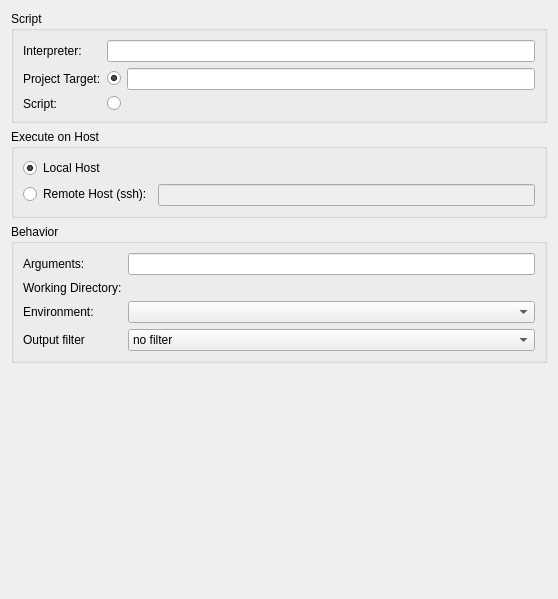
<?xml version="1.0" encoding="UTF-8"?>
<ui version="4.0">
 <class>ScriptAppPage</class>
 <widget class="QWidget" name="ScriptAppPage">
  <property name="geometry">
   <rect>
    <x>0</x>
    <y>0</y>
    <width>558</width>
    <height>599</height>
   </rect>
  </property>
  <layout class="QVBoxLayout" name="verticalLayout">
   <item>
    <widget class="QGroupBox" name="groupBox">
     <property name="title">
      <string>Script</string>
     </property>
     <layout class="QFormLayout" name="formLayout_3">
      <item row="0" column="0">
       <widget class="QLabel" name="label_7">
        <property name="text">
         <string>Interpreter:</string>
        </property>
        <property name="buddy">
         <cstring>interpreter</cstring>
        </property>
       </widget>
      </item>
      <item row="0" column="1">
       <widget class="KLineEdit" name="interpreter"/>
      </item>
      <item row="1" column="0">
       <widget class="QLabel" name="label">
        <property name="text">
         <string>Project Target:</string>
        </property>
        <property name="buddy">
         <cstring>projectTargetRadio</cstring>
        </property>
       </widget>
      </item>
      <item row="1" column="1">
       <layout class="QHBoxLayout" name="horizontalLayout_2">
        <item>
         <widget class="QRadioButton" name="projectTargetRadio">
          <property name="text">
           <string/>
          </property>
          <property name="checked">
           <bool>true</bool>
          </property>
         </widget>
        </item>
        <item>
         <widget class="ProjectItemLineEdit" name="projectTarget">
          <property name="clickMessage">
           <string>Enter a project target as path in the tree</string>
          </property>
         </widget>
        </item>
       </layout>
      </item>
      <item row="2" column="0">
       <widget class="QLabel" name="label_2">
        <property name="text">
         <string>Script:</string>
        </property>
        <property name="buddy">
         <cstring>executableRadio</cstring>
        </property>
       </widget>
      </item>
      <item row="2" column="1">
       <layout class="QHBoxLayout" name="horizontalLayout">
        <item>
         <widget class="QRadioButton" name="executableRadio">
          <property name="enabled">
           <bool>true</bool>
          </property>
          <property name="text">
           <string/>
          </property>
         </widget>
        </item>
        <item>
         <widget class="KUrlRequester" name="executablePath">
          <property name="enabled">
           <bool>false</bool>
          </property>
          <property name="clickMessage">
           <string>Enter the absolute path to a script file</string>
          </property>
         </widget>
        </item>
       </layout>
      </item>
     </layout>
    </widget>
   </item>
   <item>
    <widget class="QGroupBox" name="groupBox_3">
     <property name="sizePolicy">
      <sizepolicy hsizetype="Preferred" vsizetype="Fixed">
       <horstretch>0</horstretch>
       <verstretch>0</verstretch>
      </sizepolicy>
     </property>
     <property name="title">
      <string>Execute on Host</string>
     </property>
     <layout class="QFormLayout" name="formLayout_2">
      <item row="0" column="0">
       <widget class="QRadioButton" name="localHostRadio">
        <property name="text">
         <string>Local Host</string>
        </property>
        <property name="checked">
         <bool>true</bool>
        </property>
       </widget>
      </item>
      <item row="1" column="0">
       <widget class="QRadioButton" name="remoteHostRadio">
        <property name="text">
         <string>Remote Host (ssh):</string>
        </property>
       </widget>
      </item>
      <item row="1" column="1">
       <widget class="KLineEdit" name="remoteHost">
        <property name="enabled">
         <bool>false</bool>
        </property>
        <property name="clickMessage">
         <string>Enter a remote host (user@example.com)</string>
        </property>
       </widget>
      </item>
     </layout>
    </widget>
   </item>
   <item>
    <widget class="QGroupBox" name="groupBox_2">
     <property name="title">
      <string>Behavior</string>
     </property>
     <layout class="QFormLayout" name="formLayout">
      <item row="0" column="0">
       <widget class="QLabel" name="label_3">
        <property name="text">
         <string>Arguments:</string>
        </property>
        <property name="buddy">
         <cstring>arguments</cstring>
        </property>
       </widget>
      </item>
      <item row="0" column="1">
       <widget class="KLineEdit" name="arguments">
        <property name="toolTip">
         <string>Enter arguments to give to the executable</string>
        </property>
        <property name="clickMessage">
         <string>Enter arguments to give to the executable</string>
        </property>
       </widget>
      </item>
      <item row="1" column="0">
       <widget class="QLabel" name="label_4">
        <property name="text">
         <string>Working Directory:</string>
        </property>
        <property name="buddy">
         <cstring>workingDirectory</cstring>
        </property>
       </widget>
      </item>
      <item row="1" column="1">
       <widget class="KUrlRequester" name="workingDirectory">
        <property name="toolTip">
         <string>Select a working directory for the executable</string>
        </property>
        <property name="clickMessage">
         <string>Select a working directory for the executable</string>
        </property>
       </widget>
      </item>
      <item row="2" column="0">
       <widget class="QLabel" name="label_5">
        <property name="text">
         <string>Environment:</string>
        </property>
        <property name="buddy">
         <cstring>environment</cstring>
        </property>
       </widget>
      </item>
      <item row="2" column="1">
       <widget class="KDevelop::EnvironmentSelectionWidget" name="environment">
        <property name="toolTip">
         <string>Select an environment to be used</string>
        </property>
       </widget>
      </item>
      <item row="3" column="0">
       <widget class="QLabel" name="label_6">
        <property name="text">
         <string>Output filter</string>
        </property>
       </widget>
      </item>
      <item row="3" column="1">
       <widget class="QComboBox" name="outputFilteringMode">
        <property name="toolTip">
         <string>Select the filter to applied to the output. E.g. to mark errors with red text</string>
        </property>
        <item>
         <property name="text">
          <string>no filter</string>
         </property>
        </item>
        <item>
         <property name="text">
          <string>compiler filter</string>
         </property>
        </item>
        <item>
         <property name="text">
          <string>script error filter</string>
         </property>
        </item>
        <item>
         <property name="text">
          <string>static analysis filter</string>
         </property>
        </item>
       </widget>
      </item>
     </layout>
    </widget>
   </item>
   <item>
    <spacer name="verticalSpacer">
     <property name="orientation">
      <enum>Qt::Vertical</enum>
     </property>
     <property name="sizeHint" stdset="0">
      <size>
       <width>20</width>
       <height>40</height>
      </size>
     </property>
    </spacer>
   </item>
  </layout>
 </widget>
 <customwidgets>
  <customwidget>
   <class>KComboBox</class>
   <extends>QComboBox</extends>
   <header>kcombobox.h</header>
  </customwidget>
  <customwidget>
   <class>KLineEdit</class>
   <extends>QLineEdit</extends>
   <header>klineedit.h</header>
  </customwidget>
  <customwidget>
   <class>KUrlRequester</class>
   <extends>QFrame</extends>
   <header>kurlrequester.h</header>
  </customwidget>
  <customwidget>
   <class>KDevelop::EnvironmentSelectionWidget</class>
   <extends>KComboBox</extends>
   <header>util/environmentselectionwidget.h</header>
  </customwidget>
  <customwidget>
   <class>ProjectItemLineEdit</class>
   <extends>KLineEdit</extends>
   <header>project/projectitemlineedit.h</header>
  </customwidget>
 </customwidgets>
 <tabstops>
  <tabstop>interpreter</tabstop>
  <tabstop>projectTargetRadio</tabstop>
  <tabstop>projectTarget</tabstop>
  <tabstop>executableRadio</tabstop>
  <tabstop>executablePath</tabstop>
  <tabstop>localHostRadio</tabstop>
  <tabstop>remoteHostRadio</tabstop>
  <tabstop>remoteHost</tabstop>
  <tabstop>arguments</tabstop>
  <tabstop>workingDirectory</tabstop>
  <tabstop>environment</tabstop>
 </tabstops>
 <resources/>
 <connections>
  <connection>
   <sender>projectTargetRadio</sender>
   <signal>toggled(bool)</signal>
   <receiver>projectTarget</receiver>
   <slot>setEnabled(bool)</slot>
   <hints>
    <hint type="sourcelabel">
     <x>140</x>
     <y>82</y>
    </hint>
    <hint type="destinationlabel">
     <x>485</x>
     <y>87</y>
    </hint>
   </hints>
  </connection>
  <connection>
   <sender>projectTargetRadio</sender>
   <signal>toggled(bool)</signal>
   <receiver>executablePath</receiver>
   <slot>setDisabled(bool)</slot>
   <hints>
    <hint type="sourcelabel">
     <x>140</x>
     <y>82</y>
    </hint>
    <hint type="destinationlabel">
     <x>490</x>
     <y>117</y>
    </hint>
   </hints>
  </connection>
  <connection>
   <sender>executableRadio</sender>
   <signal>toggled(bool)</signal>
   <receiver>projectTarget</receiver>
   <slot>setDisabled(bool)</slot>
   <hints>
    <hint type="sourcelabel">
     <x>140</x>
     <y>112</y>
    </hint>
    <hint type="destinationlabel">
     <x>490</x>
     <y>87</y>
    </hint>
   </hints>
  </connection>
  <connection>
   <sender>executableRadio</sender>
   <signal>toggled(bool)</signal>
   <receiver>executablePath</receiver>
   <slot>setEnabled(bool)</slot>
   <hints>
    <hint type="sourcelabel">
     <x>140</x>
     <y>112</y>
    </hint>
    <hint type="destinationlabel">
     <x>490</x>
     <y>117</y>
    </hint>
   </hints>
  </connection>
  <connection>
   <sender>remoteHostRadio</sender>
   <signal>toggled(bool)</signal>
   <receiver>remoteHost</receiver>
   <slot>setEnabled(bool)</slot>
   <hints>
    <hint type="sourcelabel">
     <x>151</x>
     <y>205</y>
    </hint>
    <hint type="destinationlabel">
     <x>213</x>
     <y>206</y>
    </hint>
   </hints>
  </connection>
 </connections>
</ui>
